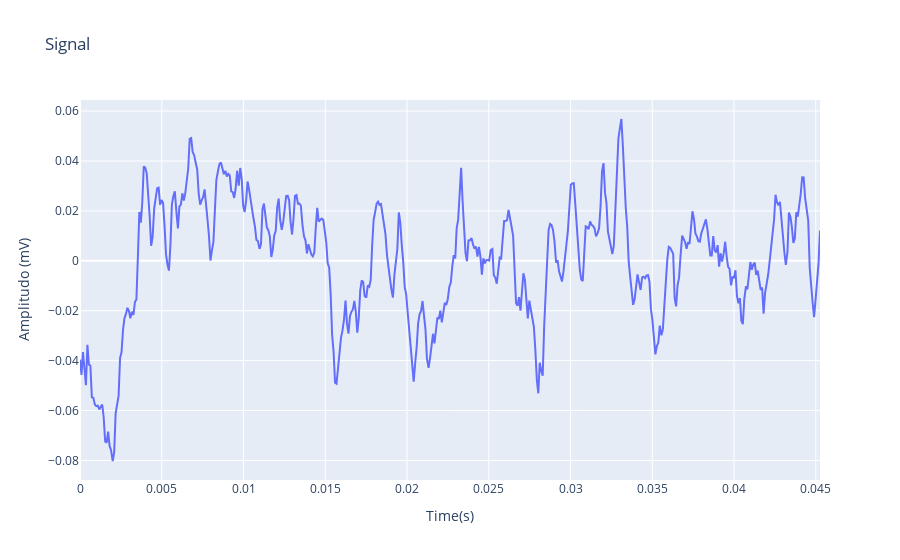

Source (notebook cell):
### Code cell
x = np.array(df[df.columns[0]])
y = np.array(df[df.columns[1]])

fig = go.Figure(data=go.Scatter(x=x, y=y))
fig.update_layout(
    title="Signal",
    xaxis_title="Time(s)",
    yaxis_title="Amplitudo (mV)"
)
n = len(x)
fig.show()

### Figure 1 — Plotly figure (JSON) as saved in the notebook; plotly's stock layout.template omitted (floating-point values rounded to 4 significant figures; data arrays with more than 128 entries replaced by an {"elided": "..."} marker saying what was removed)
{"data": [{"type": "scatter", "x": {"elided": "500 float values"}, "y": {"elided": "500 float values"}}], "layout": {"title": {"text": "Signal"}, "xaxis": {"title": {"text": "Time(s)"}}, "yaxis": {"title": {"text": "Amplitudo (mV)"}}}}
